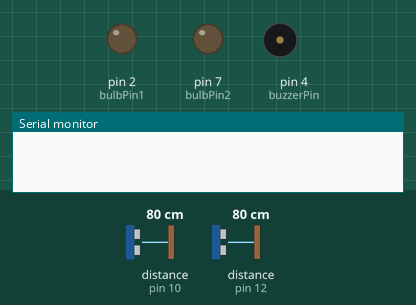
This sketch was run on a simulated Arduino Uno, built with avr-gcc and run on an emulated ATmega328P. On the bench: output pins drawn as LEDs (lit = HIGH), buzzer (waves = sounding, pin HIGH), the last lines printed to the serial monitor. Wiring (inferred from the names in the program): 2 × ultrasonic range finder: trigger pin 9, echo pin 10 / trigger pin 11, echo pin 12. Dashed ring = blinking. The test bench sets the inputs (shaded band); at power-on: distance to the obstacle (sensors on pin 10, pin 12) 80 cm. The echo pulse lasts 58.3 µs per cm; pins used as bus, display or sensor lines are not drawn.

Above: at 2.2 s.
2.3 s: distance to the obstacle (sensor on pin 10) set to 2 cm
3.8 s: distance to the obstacle (sensor on pin 12) set to 7 cm
5.3 s: distance to the obstacle (sensor on pin 12) set to 4 cm
At 5.7 s:
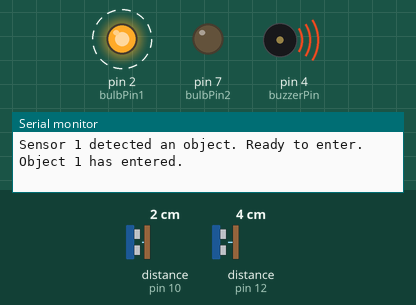
8.3 s: distance to the obstacle (sensor on pin 10) set to 5 cm
At 12.1 s:
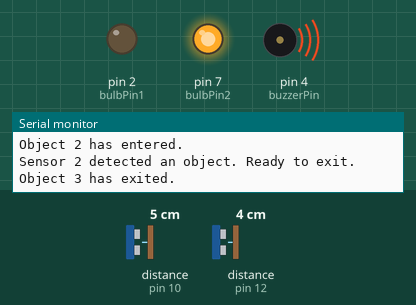
Timing chart, 0 to 15.3 s (numbered marks = the images above; inputs shaded):
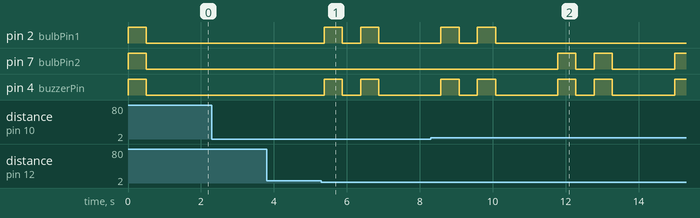

The sketch:

ultrasonicConnection.ino
```cpp
// Pin definitions
const int trigPin1 = 9;
const int echoPin1 = 10;
const int trigPin2 = 11;
const int echoPin2 = 12;
const int bulbPin1 = 2;  // Entry indication
const int bulbPin2 = 7;  // Exit indication
const int buzzerPin = 4; // Buzzer indication (connected to I/O pin)

// Distance variables
long duration1, distance1;
long duration2, distance2;

// Object tracking variables
int objectCounter = 1;
bool waitingForSensor2 = false;
bool waitingForSensor1 = false;

void setup() {
  Serial.begin(115200);

  // Set pin modes
  pinMode(trigPin1, OUTPUT);
  pinMode(echoPin1, INPUT);
  pinMode(trigPin2, OUTPUT);
  pinMode(echoPin2, INPUT);
  pinMode(bulbPin1, OUTPUT);
  pinMode(bulbPin2, OUTPUT);
  pinMode(buzzerPin, OUTPUT);

  // Initial bulb flash and buzzer beep to indicate the system is ready
  systemReadySignal();
}

void loop() {
  distance1 = getDistance(trigPin1, echoPin1);
  distance2 = getDistance(trigPin2, echoPin2);

  if (!waitingForSensor2 && !waitingForSensor1) {
    if (distance1 > 0 && distance1 < 3) {
      Serial.println("Sensor 1 detected an object. Ready to enter.");
      waitingForSensor2 = true;  // Waiting for Sensor 2 to confirm entry
      delay(1000);
    } else if (distance2 > 0 && distance2 < 5) {
      Serial.println("Sensor 2 detected an object. Ready to exit.");
      waitingForSensor1 = true;  // Waiting for Sensor 1 to confirm exit
      delay(1000);
    }
  }

  if (waitingForSensor2 && distance2 > 0 && distance2 < 5) {
    Serial.print("Object ");
    Serial.print(objectCounter);
    Serial.println(" has entered.");

    // Blink bulb 1 and sound buzzer twice for entry indication
    blinkBulbAndBuzzer(bulbPin1, 2);

    objectCounter++;
    waitingForSensor2 = false;
    delay(100);
  } else if (waitingForSensor1 && distance1 > 0 && distance1 < 5) {
    Serial.print("Object ");
    Serial.print(objectCounter);
    Serial.println(" has exited.");

    // Blink bulb 2 and sound buzzer twice for exit indication
    blinkBulbAndBuzzer(bulbPin2, 2);

    objectCounter++;
    waitingForSensor1 = false;
    delay(100);
  }

  delay(100);
}

// Function to measure distance
long getDistance(int trigPin, int echoPin) {
  digitalWrite(trigPin, LOW);
  delayMicroseconds(2);
  digitalWrite(trigPin, HIGH);
  delayMicroseconds(10);
  digitalWrite(trigPin, LOW);
  long duration = pulseIn(echoPin, HIGH, 30000);  // 30ms timeout to avoid long waits
  long distance = duration * 0.034 / 2;
  return (duration == 0) ? -1 : distance;  // Return -1 if no pulse is received
}

// Function to blink a bulb and sound the buzzer multiple times
void blinkBulbAndBuzzer(int bulbPin, int times) {
  for (int i = 0; i < times; i++) {
    digitalWrite(bulbPin, HIGH);
    digitalWrite(buzzerPin, HIGH);
    delay(500);
    digitalWrite(bulbPin, LOW);
    digitalWrite(buzzerPin, LOW);
    delay(500);
  }
}

// Function to indicate the system is ready (blink bulbs and beep buzzer once)
void systemReadySignal() {
  digitalWrite(bulbPin1, HIGH);
  digitalWrite(bulbPin2, HIGH);
  digitalWrite(buzzerPin, HIGH);
  delay(500);
  digitalWrite(bulbPin1, LOW);
  digitalWrite(bulbPin2, LOW);
  digitalWrite(buzzerPin, LOW);
  delay(500);
}
```

Measured:
- the behaviour switches between 6 and 5 cm on distance to the obstacle (sensor on pin 12) (found by bisection; images 0 and 1)
- the behaviour switches between 3 and 4 cm on distance to the obstacle (sensor on pin 10) (found by bisection; images 1 and 2)
- after the input at 3.8 s, every drawn part: stays the same
- after the input at 5.3 s, pin 2 (bulbPin1), pin 4 (buzzerPin): alternates HIGH for 0.50 s and LOW for 0.50 s, 4 changes in all, then stays LOW, starting after 0.08 s
- after the input at 8.3 s, pin 2 (bulbPin1): goes on until 10.1 s, then stays LOW; pin 7 (bulbPin2): goes HIGH 0.50 s, LOW 0.50 s, HIGH 0.50 s, LOW 1.7 s, then HIGH, starting after 3.5 s
